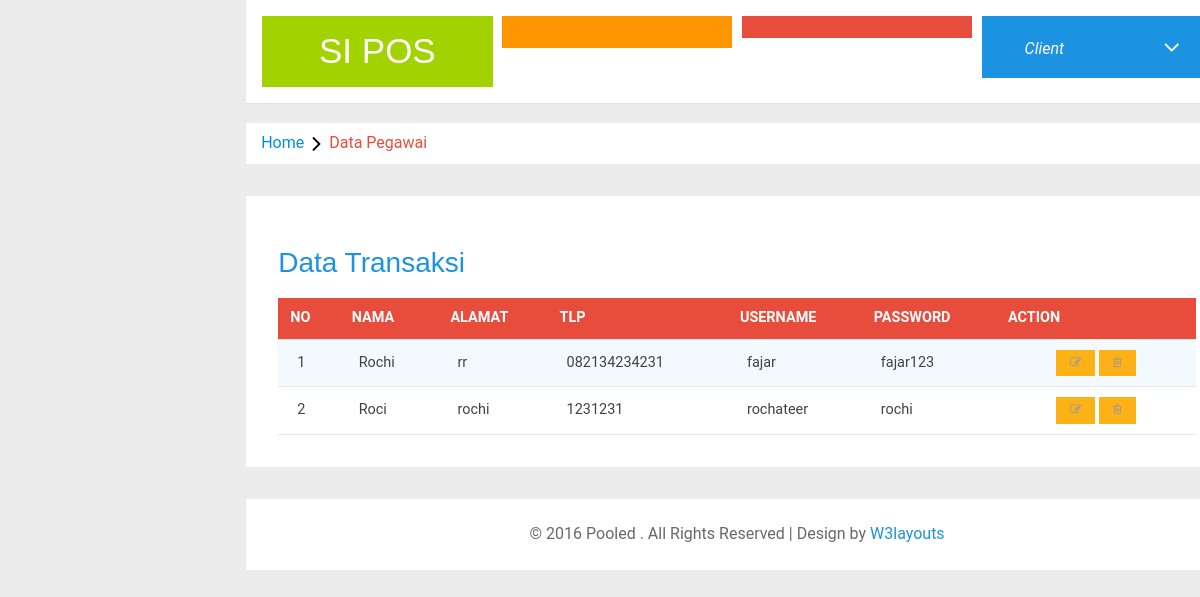
Screenshot of /newsisfo/index.php/user/viewpegawai with the database file from the repository.
### tables this page shows
CREATE TABLE `pegawai` (
  `id` int(11) NOT NULL,
  `nama_pegawai` varchar(300) NOT NULL,
  `alamat_pegawai` varchar(300) NOT NULL,
  `tlp_pegawai` varchar(300) NOT NULL,
  `username_pegawai` varchar(300) NOT NULL,
  `password_pegawai` varchar(300) NOT NULL
);

### newsisfo/application/controllers/user.php (called while the page is built, shortened)
<?php
class user extends CI_controller{
	public $page = 'user';
	public function __construct(){
		$this->load->model('_auth');
		$this->load->model('_pegawai');
		$this->load->model('_client');
		$this->load->library('form_validation');
	}
	public function viewpegawai(){
		$data['title'] = $this->page;
		$data['worker'] = $this->_pegawai->getall();
		$this->load->view('header',$data);
		$this->load->view('v_data_pegawai',$data);
	}
}

### newsisfo/index.php (called while the page is built, shortened)
<?php
require_once BASEPATH.'core/CodeIgniter.php';

### newsisfo/application/models/_pegawai.php (called while the page is built, shortened)
<?php
	class _pegawai extends CI_model{
		public $tabel="pegawai";
		function getall(){
			return $this->db->get($this->tabel);
		}
	}
?>

### newsisfo/application/views/v_data_pegawai.php (the view, shortened to what this page needs)
<ol class="breadcrumb">
                <li class="breadcrumb-item"><a href="index.html">Home</a><i class="fa fa-angle-right"></i>Data Pegawai</li>
            </ol>
<div class="agile-grids">
				<div class="agile-tables">
					<div class="w3l-table-info">
					  <h2>Data Transaksi</h2>
					    <table id="table">
						<thead>
						  <tr>
						  	<th>No</th>
							<th>Nama</th>
							<th>Alamat</th>
							<th>Tlp</th>
							<th>Username</th>
							<th>Password</th>
							<th>Action</th>
						  </tr>
						</thead>
						<tbody>
							<?php $a=1;
				            foreach ($worker->result() as $work) { ?>
						  <tr>
							<td><?=$a?></td>
							<td><?=$work->nama_pegawai?></td>
							<td><?=$work->alamat_pegawai?></td>
							<td><?=$work->tlp_pegawai?></td>
							<td><?=$work->username_pegawai?></td>
							<td><?=$work->password_pegawai?></td>
						<td style="text-align:center" width="200px">
							<?php
							echo anchor(site_url('user/updatepegawai/'.$work->id),'<i class="fa fa-pencil-square-o"></i>',array('title'=>'edit','class'=>'btn btn-danger btn-sm'));
							echo anchor(site_url('user/deletepegawai/'.$work->id),'<i class="fa fa-trash-o"></i>','title="delete" class="btn btn-danger btn-sm" onclick="javasciprt: return confirm(\'Are You Sure to Delete ?\')"');
							?>
		    			</td>
						  </tr>
						  <?php $a++; } ?>
						</tbody>
					  </table>
					</div>
			</div>
<div class="copyrights">
	 <p>© 2016 Pooled . All Rights Reserved | Design by  <a href="http://w3layouts.com/" target="_blank">W3layouts</a> </p>
</div>
</div>
</div>
</body>
</html>

### newsisfo/asset/css/table-style.css (style rules this page uses)
table { background: white; border-collapse: collapse; margin: 1.25em 0 0; width: 100%; }
table tr, table th, table td { border: none; border-bottom: 1px solid #e8e8e8; font-size: .95em; }
table th, table td { padding: 10px 12px; text-align: left; }
table th { background: #e74c3c; color: #fff; text-transform: uppercase; }
table tr td { background: #f3faff; color: #424242; }
table tr:nth-of-type(2n+2) td { background: #ffffff; }
table { width: 100%; }

### rows the page displays
pegawai: nama_pegawai "Rochi", alamat_pegawai "rr", tlp_pegawai "082134234231", username_pegawai "fajar", password_pegawai "fajar123"
pegawai: nama_pegawai "Roci", alamat_pegawai "rochi", tlp_pegawai "1231231", username_pegawai "rochateer", password_pegawai "rochi"
